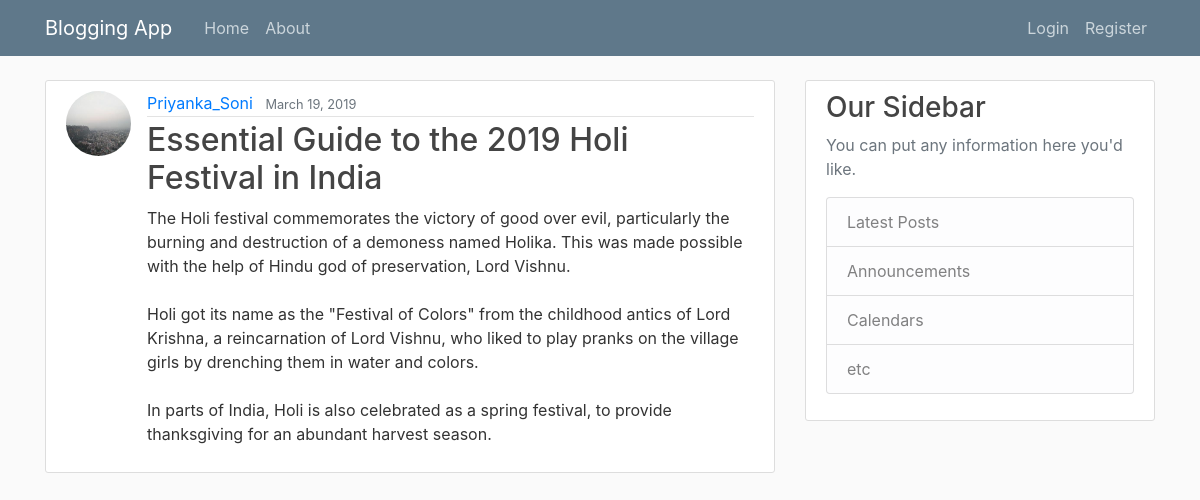
/post/16/, run on the app's committed database.
### blog/models.py (models this page shows, shortened)
class Post(models.Model):
    title = models.CharField(max_length=100)
    content = models.TextField()
    date_posted = models.DateTimeField(default=timezone.now)
    author = models.ForeignKey(User, on_delete=models.CASCADE)

### users/models.py (models this page shows, shortened)
class Profile(models.Model):
    user = models.OneToOneField(User, on_delete=models.CASCADE)
    image = models.ImageField(default='default.jpg', upload_to='profile_pics')

### blog/views.py (the view)
# urls.py: path('post/<int:pk>/',PostDetailView.as_view(), name='post-detail'),
class PostDetailView(DetailView):
    model = Post

### blog/templates/blog/post_detail.html (shortened to what this page needs)
{% extends "blog/base.html" %}
{% block content %}
    <article class="media content-section">
        <img class="rounded-circle article-img" src="{{ object.author.profile.image.url }}">
        <div class="media-body">
            <div class="article-metadata">
                <a class="mr-2" href="{% url 'user-posts' object.author.username %}">{{ object.author }}</a>
                <small class="text-muted">{{ object.date_posted|date:"F d, Y " }}</small>
            </div>
            <h2 class="article-title">{{ object.title }}</h2>
            <p class="article-content">{{ object.content }}</p>
        </div>
    </article>
{% endblock content %}

### blog/static/blog/main.css (style rules this page uses)
body { background: #fafafa; color: #333333; margin-top: 5rem; }
h1, h2, h3, h4, h5, h6 { color: #444444; }
.content-section { background: #ffffff; padding: 10px 20px; border: 1px solid #dddddd; border-radius: 3px; margin-bottom: 20px; }
.article-title { color: #444444; }
.article-content { white-space: pre-line; }
.article-img { height: 65px; width: 65px; margin-right: 16px; }
.article-metadata { padding-bottom: 1px; margin-bottom: 4px; border-bottom: 1px solid #e3e3e3 }

### data on the page
Post: author.profile.image (picture), author "Priyanka_Soni", date_posted "March 19, 2019", title "Essential Guide to the 2019 Holi Festival in India", content "The Holi festival commemorates the victory of good over evil, particularly the burning and destruction of a demoness named Holika. This was made possible with the help of Hindu god of preservation, Lord Vishnu. Holi got its name as the \"Festival of Colors\" from the childhood antics of Lord Krishna, a reincarnation of Lord Vishnu, who liked to play pranks on the village girls by drenching them in water and colors. In parts of India, Holi is also celebrated as a spring festival, to provide thanksgiving for an abundant harvest season."
